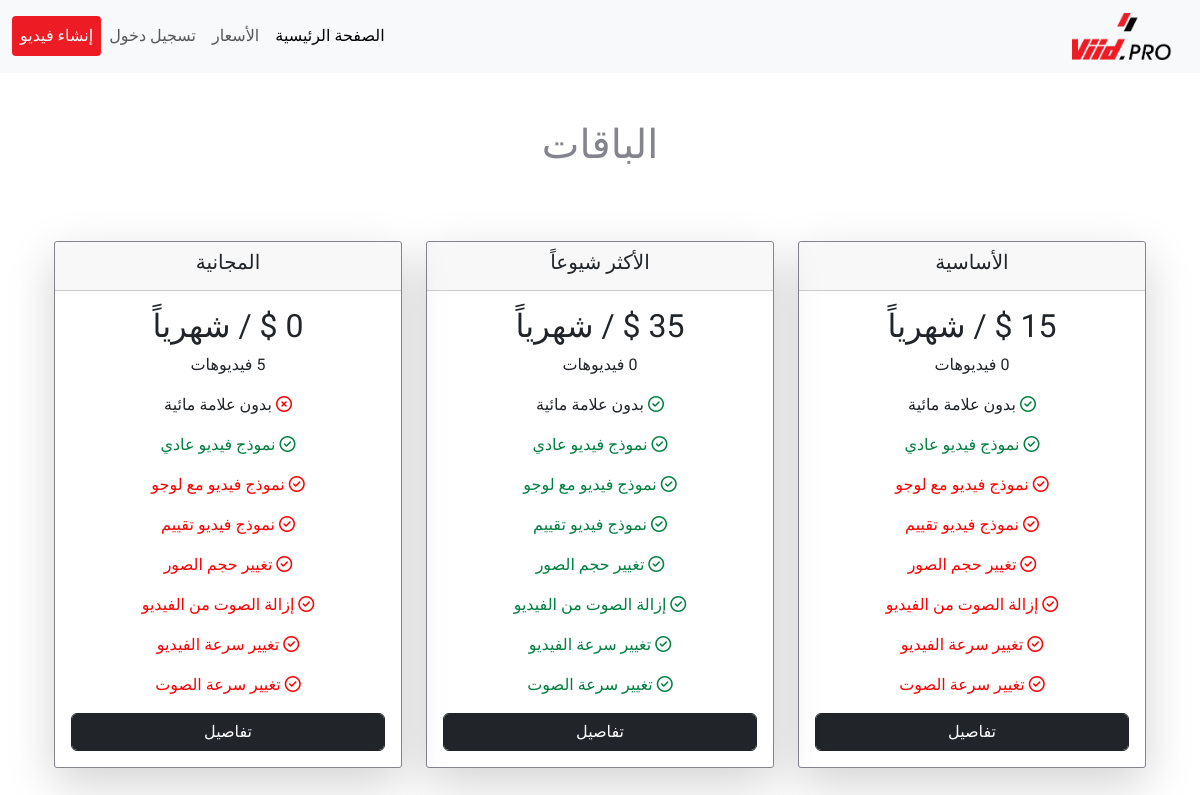
The page /pay/plans/ on the database its author committed.
### pay/models.py (models this page shows, shortened)
class Plan(models.Model):
    name=models.CharField(max_length=100, verbose_name='اسم الباقة')
    price=models.IntegerField(verbose_name="سعر الباقة")
    validaity=models.CharField(max_length=100, verbose_name="دورة الباقة (30 يوم)")
    unlimited=models.BooleanField(default=False, verbose_name='غير محدودة')
    videos_per_months = models.IntegerField(default=0)

class Feature(models.Model):
    plan =models.OneToOneField(Plan, on_delete=models.CASCADE)
    template1 = models.BooleanField(default=True, verbose_name="النموذج الأول")
    video_imgs_template = models.BooleanField(default=True, verbose_name="نموذج صور وفيديوهات")
    template2 = models.BooleanField(default=False, verbose_name="نموذج فيديو مع لوجو")
    template3 = models.BooleanField(default=False, verbose_name="نموذج تقييم")
    change_img_size = models.BooleanField(default=False, verbose_name="تغيير حجم الصور")
    remove_audio = models.BooleanField(default=False, verbose_name="إزالة الصوت من الفيديو")
    change_video_speed = models.BooleanField(default=False, verbose_name="تغيير سرعة الفيديو")
    change_audio_speed = models.BooleanField(default=False, verbose_name="تغيير سرعة الصوت")
    watermark= models.BooleanField(default=True, verbose_name="العلامة المائية")

### pay/views.py (the view)
# urls.py: path("plans/", plans, name="plans"),
def plans(request):
    plans = Plan.objects.all()
    feature_obj = Feature.objects.all()
    context={
        "plans":plans,
        "features": feature_obj,
    }
    return render (request, 'pay/plans.html', context)

### pay/templates/pay/plans.html (shortened to what this page needs)
{% extends 'base.html'  %}
{% block content %}
   <div class="container head mt-5">
    <div class="row">
      <h1> الباقات </h1>
    </div>
   </div>
  <div class="container mt-5">
    <div class="row">
       {% for p  in plans  %}
      <div class="col-lg-4 col-md-6 col-sm-12">
        <div class="card shadow-lg mb-5 bg-white">
          <div class="card-header">
            <h5 class="card-title">{{p.name}}</h5>
          </div>
          <div class="card-body">
            <h2 class="card-text">{{p.price}} $ / شهرياً</h2>
              {% for feature in features %}
                {% if feature.plan.name == p.name %}
                  <p class="card-text">{{feature.plan.videos_per_months}} فيديوهات </p>
                  {% if feature.watermark == 0 %}
                  <p>
                    <i class="fa-regular fa-circle-check" style="color: #008040;"></i>
                     بدون علامة مائية
                  </p>
                  {% else %}
                  <p>
                    <i class="fa-regular fa-circle-xmark" style="color: #ff0000;"></i>
                     بدون علامة مائية
                  </p>
                  {% endif %}
		{% if feature.template1 == 0 %}
		<p>
		<i class='fa-regular fa-circle-check' style='color: #ff0000'  > نموذج فيديو عادي </i>
		</p>
		{% else %}
                <p>
                <i class='fa-regular fa-circle-check' style='color: #008040' > نموذج فيديو عادي</i>
                </p>
		{% endif %}
                {% if feature.template2 == 0 %}
                <p>
                <i class='fa-regular fa-circle-check' style='color: #ff0000' > نموذج فيديو مع لوجو</i>
                </p>
                {% else %}
                <p>
                <i class='fa-regular fa-circle-check' style='color: #008040' > نموذج فيديو مع لوجو</i>
                </p>
                {% endif %}
                {% if feature.template3 == 0 %}
                <p>
                <i class='fa-regular fa-circle-check' style='color: #ff0000' > نموذج فيديو تقييم</i>
                </p>
                {% else %}
                <p>
                <i class='fa-regular fa-circle-check' style='color: #008040' > نموذج فيديو تقييم</i>
                </p>
                {% endif %}
                {% if feature.change_img_size == 0 %}
                <p>
                <i class='fa-regular fa-circle-check' style='color: #ff0000' > تغيير حجم الصور</i>
                </p>
                {% else %}
                <p>
                <i class='fa-regular fa-circle-check' style='color: #008040' > تغيير حجم الصور</i>
                </p>
                {% endif %}
                {% if feature.remove_audio == 0 %}
                <p>
                <i class='fa-regular fa-circle-check' style='color: #ff0000' > إزالة الصوت من الفيديو</i>
                </p>
                {% else %}
                <p>
                <i class='fa-regular fa-circle-check' style='color: #008040' > إزالة الصوت من الفيديو</i>
                </p>
                {% endif %}
                {% if feature.change_video_speed == 0 %}
                <p>
                <i class='fa-regular fa-circle-check' style='color: #ff0000' > تغيير سرعة الفيديو</i>
                </p>
                {% else %}
                <p>
                <i class='fa-regular fa-circle-check' style='color: #008040' > تغيير سرعة الفيديو</i>
                </p>
                {% endif %}
                {% if feature.change_audio_speed == 0 %}
                <p>
                <i class='fa-regular fa-circle-check' style='color: #ff0000' > تغيير سرعة الصوت</i>
                </p>
                {% else %}
                <p>
                <i class='fa-regular fa-circle-check' style='color: #008040' > تغيير سرعة الصوت</i>
                </p>
                {% endif %}
                {% endif %}
              {% endfor  %}
            <a class="btn btn-dark form-control" href="{% url 'pay:plan_detalis' p.id %}">تفاصيل</a>
          </div>
        </div>
      </div>
  {% endfor %}
{% endblock content %}

### templates/base.html (style rules this page uses)
* { font-family: 'Cairo', sans-serif; }

### pay/templates/pay/plans.html (style rules this page uses)
* { font-family: 'Cairo', sans-serif; }
.head { text-align: center; font-family: unset; font-weight: 600; color: #84848d; }
.card { border: .5px solid #84848d; border-radius: 3px; text-align: center; }

### rows shown on the page
Plan: name "الأساسية"
Feature: watermark False (drawn), template1 "نموذج فيديو عادي", template2 "نموذج فيديو مع لوجو", template3 "نموذج فيديو تقييم", change_img_size "تغيير حجم الصور", remove_audio "إزالة الصوت من الفيديو", change_video_speed "تغيير سرعة الفيديو", change_audio_speed "تغيير سرعة الصوت"
Plan: name "الأكثر شيوعاً"
Feature: watermark False (drawn), template1 "نموذج فيديو عادي", template2 "نموذج فيديو مع لوجو", template3 "نموذج فيديو تقييم", change_img_size "تغيير حجم الصور", remove_audio "إزالة الصوت من الفيديو", change_video_speed "تغيير سرعة الفيديو", change_audio_speed "تغيير سرعة الصوت"
Plan: name "المجانية"
Feature: watermark True (drawn), template1 "نموذج فيديو عادي", template2 "نموذج فيديو مع لوجو", template3 "نموذج فيديو تقييم", change_img_size "تغيير حجم الصور", remove_audio "إزالة الصوت من الفيديو", change_video_speed "تغيير سرعة الفيديو", change_audio_speed "تغيير سرعة الصوت"
